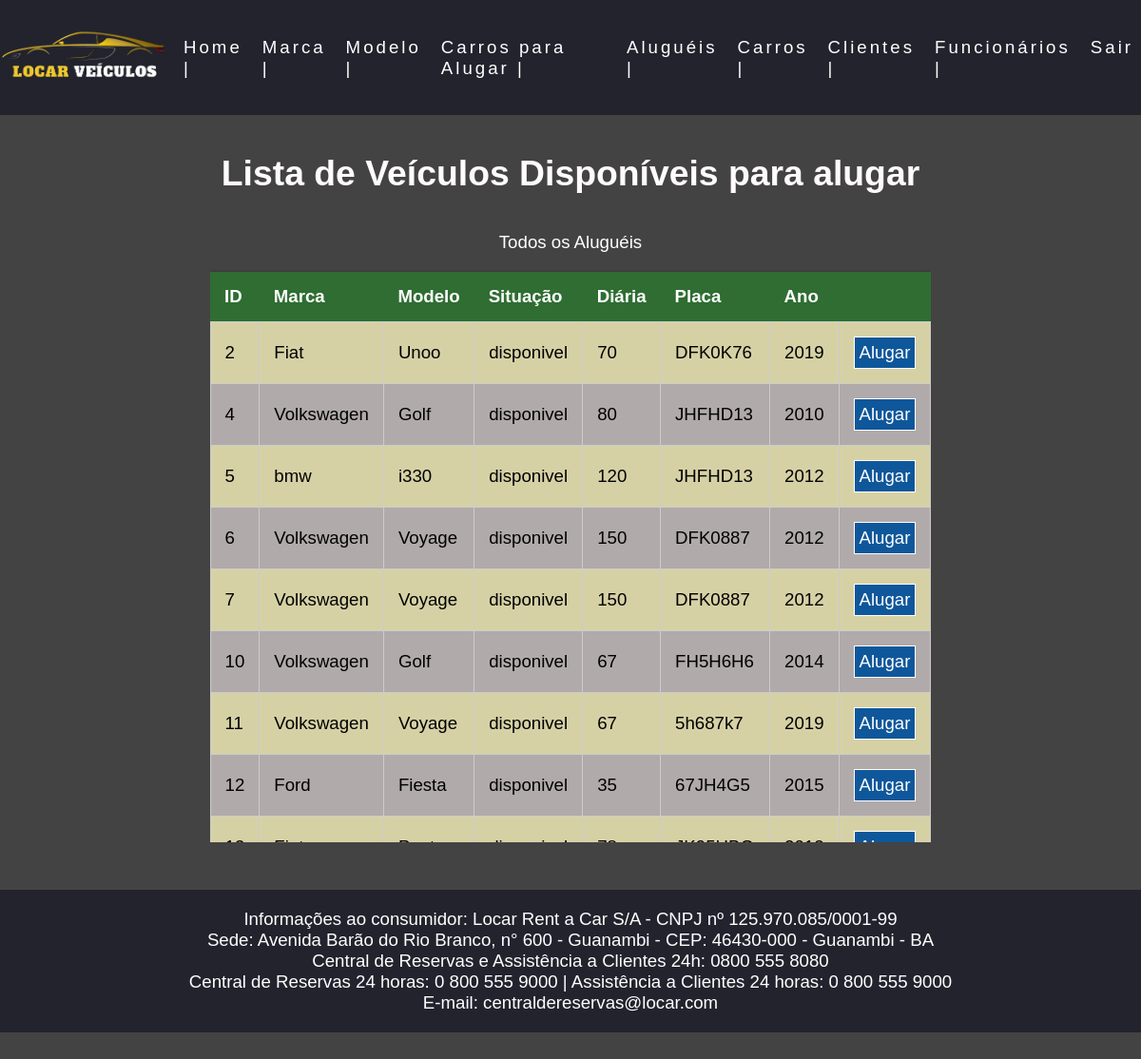
Screenshot of /aluguel/veiculo/listaVeiculoDisponiveis.php (signed in) with the database file from the repository.
### tables this page shows
CREATE TABLE `veiculo` (
  `id_veiculo` int(3) NOT NULL,
  `id_marca` int(3) NOT NULL,
  `id_modelo` int(3) NOT NULL,
  `valor_diaria` double NOT NULL,
  `placa` varchar(45) NOT NULL,
  `ano` int(11) NOT NULL,
  `situacao` varchar(45) NOT NULL
);

CREATE TABLE `marca` (
  `id_marca` int(3) NOT NULL,
  `marca` varchar(60) NOT NULL
);

CREATE TABLE `modelo` (
  `id_modelo` int(3) NOT NULL,
  `id_marca` int(3) NOT NULL,
  `modelo` varchar(60) NOT NULL
);

### aluguel/veiculo/veiculo.php (called while the page is built, shortened)
<?php
 class Veiculo extends crudVeiculo {
    protected $tabela = 'veiculo';
    public function findAllDisponivel() {
        $sql = "SELECT * FROM $this->tabela join marca on $this->tabela.id_marca = marca.id_marca join modelo on $this->tabela.id_modelo = modelo.id_modelo where situacao = 'disponivel'";
        $stm = DB::prepare($sql);
        $stm->execute();
        return $stm->fetchAll();
    }
}

### aluguel/conexao.php (called while the page is built, shortened)
<?php
class DB {
    private static $instance;
    public static function getInstance() {
        if (!isset(self::$instance)) {
            try {
                self::$instance = new PDO('mysql:host=' . HOST . '; dbname=' . BASE, USER, PASS);
                self::$instance->setAttribute(PDO::ATTR_ERRMODE, PDO::ERRMODE_EXCEPTION);
                self::$instance->setAttribute(PDO::ATTR_DEFAULT_FETCH_MODE, PDO::FETCH_OBJ);
            } catch (PDOException $e) {
                echo $e->getMessage();
            }
        }
        return self::$instance;
    }
    public static function prepare($sql) {
        return self::getInstance()->prepare($sql);
    }
}
?>

### aluguel/veiculo/listaVeiculoDisponiveis.php (the view, shortened to what this page needs)
<?php
require_once 'veiculo.php';
?>
<!DOCTYPE HTML>
<html lang="pt-BR">
<head>
        <link rel="stylesheet" href="../estilo.css">
</head>
<body>
<header >
        <nav>
        <div><img src="../imagens/logo.png" alt="" width="180px"></div>
        <ul class="nav-list">
        <li><a href="../home.php">Home |</a></li>
        <li><a href="../marca/listarMarca.php">Marca |</a></li>
        <li><a href="../modelo/listarModelo.php">Modelo |</a></li>
        <li><a href="../veiculo/listaVeiculoDisponiveis.php">Carros para Alugar |</a></li>
        <li><a href="../alugar/listarAluguelDisponivel.php">Aluguéis |</a></li>
          <li><a href="../veiculo/listarVeiculo.php">Carros |</a></li>
          <li><a href="../cliente/listarCliente.php">Clientes |</a></li>
          <li><a href="../funcionario/listarFuncionario.php">Funcionários |</a></li>
          <li><a href="../../index.php">Sair </a></li>
        </ul>
      </nav>
          </header>
          <div class="tituloCliente">
          <h1 class>Lista de Veículos Disponíveis para alugar<h1>
            </div>
            <div class="menuInferior">
            <ul>
        <li><a href="../alugar/listarAluguel.php">Todos os Aluguéis</a></li>
        </ul>
</div>
            <main class="mainn1">
          <div id="teste">
    <table class="tabela">
                <thead>
                    <tr class="active">
                        <th>ID</th>
                        <th>Marca</th>
                        <th>Modelo</th>
                        <th>Situação</th>
                        <th>Diária</th>
                        <th>Placa</th>
                        <th>Ano</th>
                        <th></th>
                    </tr>
                </thead>
                <tbody>
                    <?php
                    $veiculo=New Veiculo();
                    foreach ($veiculo->findAllDisponivel() as $key => $value) { ?>
                    <tr>
                        <td> <?php echo $value->id_veiculo;?> </td>
                        <td> <?php echo $value->marca;?> </td>
                        <td> <?php echo $value->modelo;?> </td>
                        <td> <?php echo $value->situacao;?> </td>
                        <td> <?php echo $value->valor_diaria;?> </td>
                        <td> <?php echo $value->placa;?> </td>
                        <td> <?php echo $value->ano;?> </td>
                    <td>
                            <form method="post" action="../alugar/alugarCarro.php">
                                    <button name="alugar" class="alugar" type="submit" >Alugar</button>
                                </form>
                                </td>
                    <?php } ?>
                    </tbody>
                    </table>
                    </main>
                    <footer class="">
                        <p>Informações ao consumidor: Locar Rent a Car S/A - CNPJ nº 125.970.085/0001-99</p>
                            <p>Sede: Avenida Barão do Rio Branco, n° 600 - Guanambi - CEP: 46430-000 - Guanambi - BA</p>
                            <p>Central de Reservas e Assistência a Clientes 24h: 0800 555 8080</p>
                        <p> Central de Reservas 24 horas: 0 800 555 9000 | Assistência a Clientes 24 horas: 0 800 555 9000</p>
                        <p> E-mail: centraldereservas@locar.com</p>
                    </footer>
</body>
</html>

### aluguel/estilo.css (style rules this page uses)
* { margin: 0; padding: 0; font-size: 14pt; font-family: 'Arial', sans-serif; }
html, body { width: 100%; height: 100%; }
body { background-color: #444343; width: 100%; height: 100%; }
.tabela thead { background-color: #2f6d32; }
.tabela thead tr th { text-align: left; color: #ffffff; border: #2b692e; }
.tabela tbody tr:nth-child(even) { background-color: #b1aaaa; }
.tabela { display: block; background-color: #d6d1a5; box-shadow: 0px 0px 3px rgba(0,0,0,0.3); border-collapse: collapse; max-height: 600px; overflow-x: auto; margin-top: 20px; }
div#teste { overflow-x: auto; }
.tabela th, .tabela td { padding: 15px; border: 1px solid #cccccc; max-width: 300px; }
a { color: #fff; text-decoration: none; transition: 0.3s; }
nav { display: flex; justify-content: space-around; align-items: center; font-family: system-ui, -apple-system, Helvetica, Arial, sans-serif; background: #23232e; height: 9vh; }
.nav-list { list-style: none; display: flex; }
.nav-list li { letter-spacing: 3px; margin-left: 5px; }
footer { text-align: center; background-color: #23232e; color: #ffffff; padding: 20px; margin-top: 30px; }
main { height: 800px; display: flex; justify-content: center; align-items: center; margin-top: -20px; }
.tituloCliente h1 { color: #fffbfb; margin-top: 40px; text-align: center; font-size: 2em; }
.menuInferior { text-align: center; }
.menuInferior li { padding: 8px; bleed: none; display: inline; color: #fff; }
li { padding: 8px; bleed: none; display: inline; color: #fff; }
.alugar { background-color: rgb(15, 87, 155); color: #fff; padding: 5px; border: solid #fff 1px; }
.mainn1 { height: 660px; }

### rows the page displays
veiculo: id_veiculo "2", id_marca.marca "Fiat", id_modelo.modelo "Unoo", situacao "disponivel", valor_diaria "70", placa "DFK0K76", ano "2019"
veiculo: id_veiculo "4", id_marca.marca "Volkswagen", id_modelo.modelo "Golf", situacao "disponivel", valor_diaria "80", placa "JHFHD13", ano "2010"
veiculo: id_veiculo "5", id_marca.marca "bmw", id_modelo.modelo "i330", situacao "disponivel", valor_diaria "120", placa "JHFHD13", ano "2012"
veiculo: id_veiculo "6", id_marca.marca "Volkswagen", id_modelo.modelo "Voyage", situacao "disponivel", valor_diaria "150", placa "DFK0887", ano "2012"
veiculo: id_veiculo "7", id_marca.marca "Volkswagen", id_modelo.modelo "Voyage", situacao "disponivel", valor_diaria "150", placa "DFK0887", ano "2012"
veiculo: id_veiculo "10", id_marca.marca "Volkswagen", id_modelo.modelo "Golf", situacao "disponivel", valor_diaria "67", placa "FH5H6H6", ano "2014"
veiculo: id_veiculo "11", id_marca.marca "Volkswagen", id_modelo.modelo "Voyage", situacao "disponivel", valor_diaria "67", placa "5h687k7", ano "2019"
veiculo: id_veiculo "12", id_marca.marca "Ford", id_modelo.modelo "Fiesta", situacao "disponivel", valor_diaria "35", placa "67JH4G5", ano "2015"
